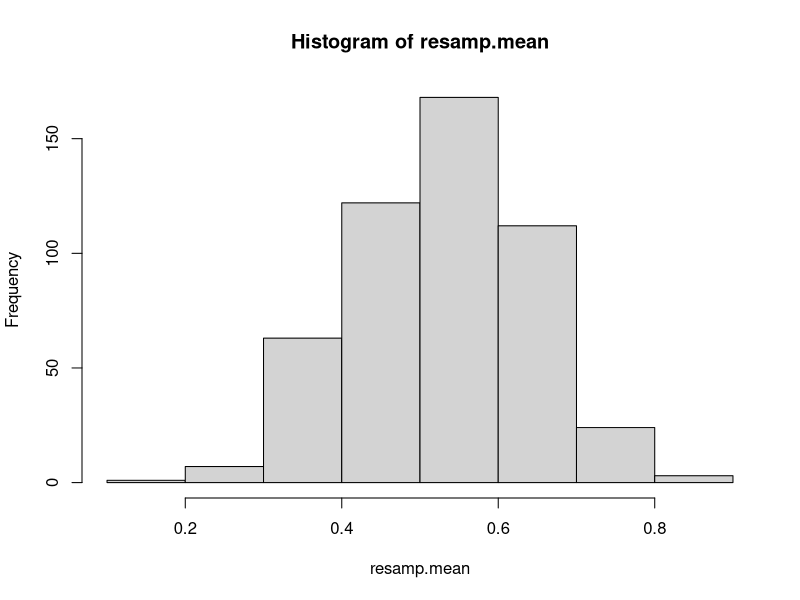
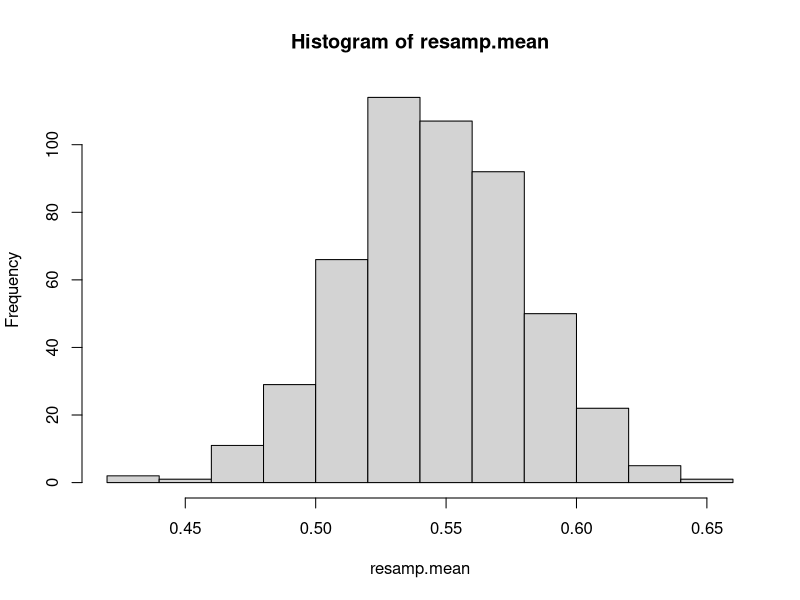
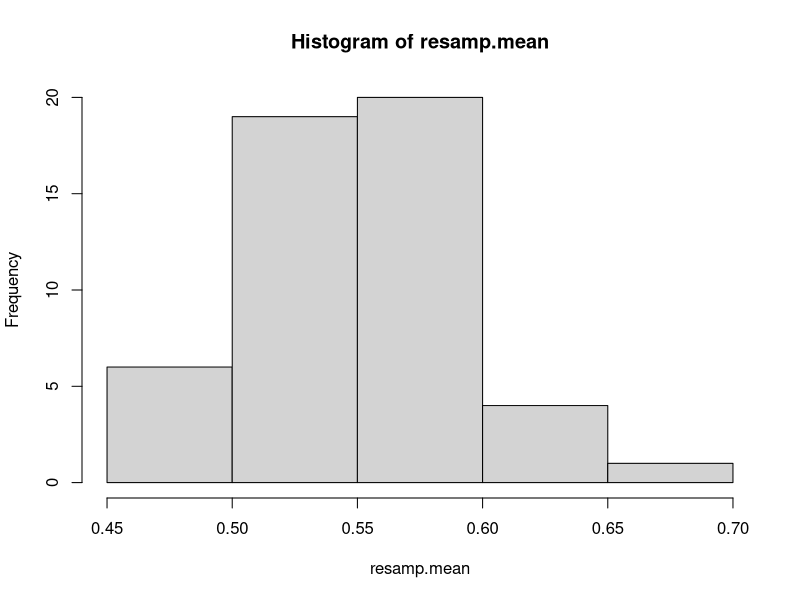
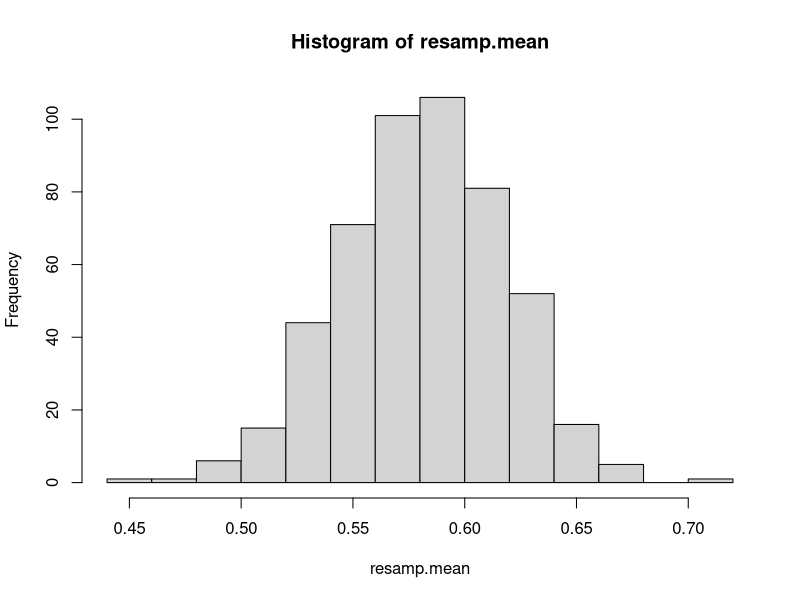

Here is the R script that generated these plots, in order:
## ---- chunk 1
library(dplyr)

## ---- chunk 2


## ---- chunk 3
q2<-rep(NA, 5)
days<-5:10
prob<-c(0.06, 0.21, 0.37, 0.20, 0.13, 0.03)
q2[1]<-sum(prob[3:6])
q2[2]<-sum(prob[1:3])
q2[3]<-(1-q2[1])
q2[4]<-0.37
q2[5]<-q2[1]+q2[2]-q2[4]
## ---- chunk 4
print(q2)
## ---- chunk 5
x<-pnorm(210, mean=180, sd=25, lower.tail=FALSE)
round(x,2)
## ---- chunk 6
y<-pnorm(182, mean=180, sd=25, lower.tail=TRUE)
round(y,2)
## ---- chunk 7
z<-(pnorm(192, mean=180, sd=25) - pnorm(160, mean=180, sd=25))
round(z,2)
print("Answer key wrong on this one? Or am I?")
## ---- chunk 8
cflip=rbinom(20,1,0.55)

#After testing the 'size' parameter, I see that rbinom returns the number of successes for each observation.

cflipsamp=sample(cflip,20,replace=T)
mean(cflipsamp)
## ---- chunk 9

resamp.mean<-replicate(500, mean(sample(cflip,20,replace=T)))

## ---- chunk 10

hist(resamp.mean)

## ---- chunk 11

mean(cflip)


resamp.mean<-replicate(500, mean(sample(cflip,200,replace=T)))

hist(resamp.mean)
## ---- chunk 12

mean(cflip)
#cflipsamp=sample(cflip,200,replace=T)

resamp.mean<-replicate(50, mean(sample(cflip,200,replace=T)))

hist(resamp.mean)
## ---- chunk 13
cflip=rbinom(500,1,0.55)
mean(cflip)
#cflipsamp=sample(cflip,200,replace=T)

resamp.mean<-replicate(500, mean(sample(cflip,200,replace=T)))

hist(resamp.mean)
## ---- chunk 14

pexp(3,rate = 1/3,lower.tail=FALSE)

## ---- chunk 15

pexp(1.5,rate = 1/3,lower.tail=TRUE)

## ---- chunk 16
pexp(3.75,rate = 1/3,lower.tail=TRUE) - pexp(2.25,rate = 1/3,lower.tail=TRUE) 
## ---- chunk 17
sessionInfo()
